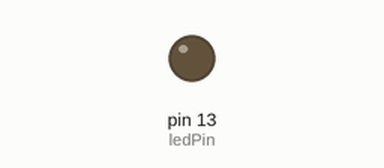
A sketch run on a simulated Arduino Uno, built with avr-gcc and run on an emulated ATmega328P. Parts: output pins drawn as LEDs (lit = HIGH).

Above: at 0.8 s.
At 5.6 s:
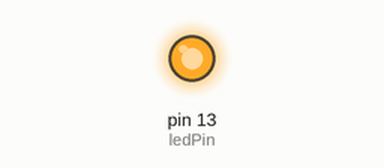
Timing chart, 0 to 7.4 s (numbered marks = the images above):
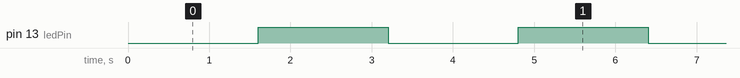

Measured:
- by itself, pin 13 (ledPin): alternates HIGH for 1.6 s and LOW for 1.6 s

The sketch:

blink.ino
```cpp
/* Blinking LED
*  ------------
*
* turns on and off a light emitting diode(LED) connected to a
* digital pin, in intervals of 2 seconds. Ideally we use pin 13
* on the Arduino board because it has a resistor attached to
* it, needing only an LED

* Created 1 June 2005
* copyleft 2005 DojoDave <http://www.0j0.org>
* http://arduino.berlios.de
*
* based on an orginal by H. Barragan for the Wiring i/o board
*/

int ledPin = 13;                // LED connected to digital pin 13

void setup()
{
    pinMode(ledPin, OUTPUT);    // sets the digital pin as output
}

void loop()
{
    delay(1600);                 // waits for a while
    digitalWrite(ledPin, HIGH); // sets the LED on
    delay(1600);                 // waits for a while
    digitalWrite(ledPin, LOW);  // sets the LED off
}
```
